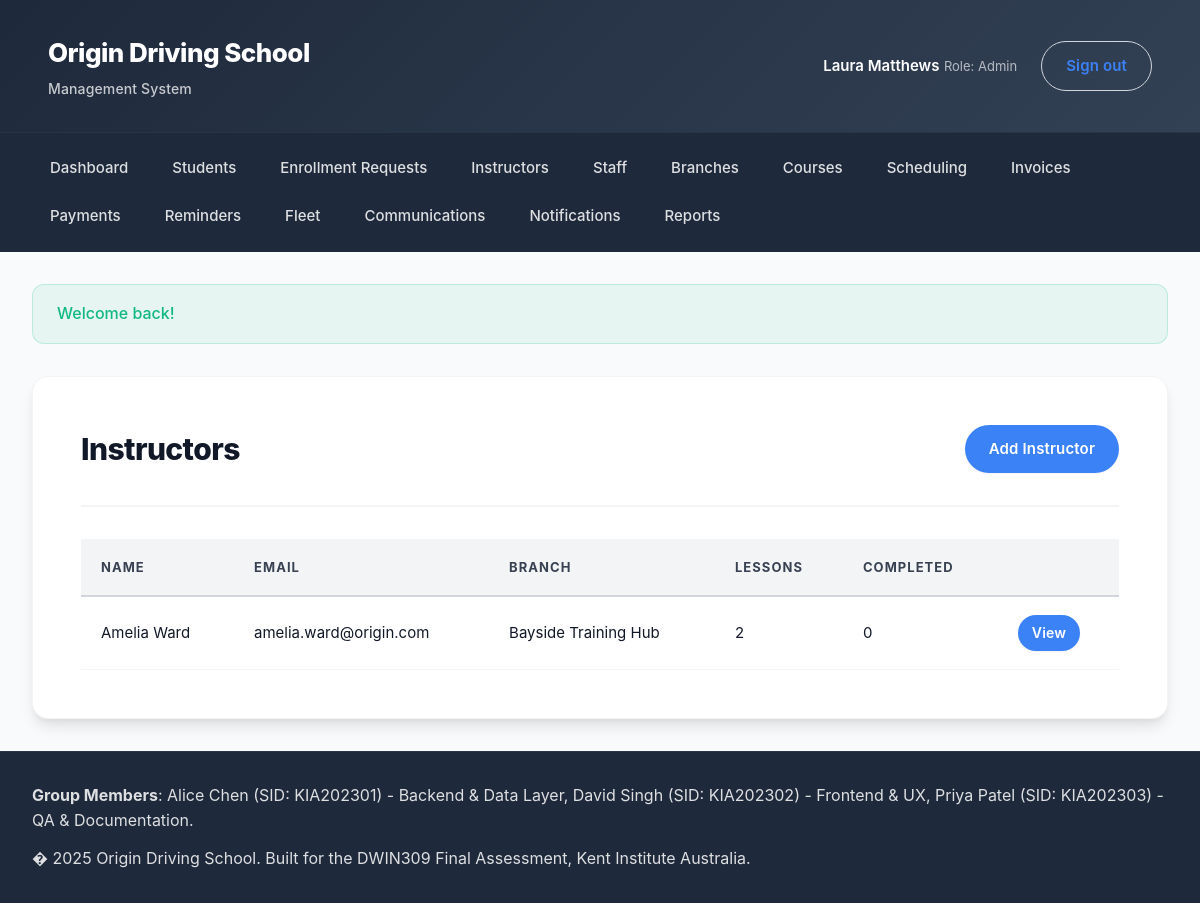
The app's page /index.php?page=instructors&action=index (signed in) with its own data.
### tables this page shows
CREATE TABLE instructors (
    id INT UNSIGNED AUTO_INCREMENT PRIMARY KEY,
    user_id INT UNSIGNED NOT NULL,
    branch_id INT UNSIGNED NULL,
    certification_number VARCHAR(80) NULL,
    accreditation_expiry DATE NULL,
    experience_years INT UNSIGNED DEFAULT 0,
    availability_notes TEXT NULL,
    bio TEXT NULL,
    rating DECIMAL(3,2) NULL,
    created_at DATETIME DEFAULT CURRENT_TIMESTAMP,
    updated_at DATETIME DEFAULT CURRENT_TIMESTAMP ON UPDATE CURRENT_TIMESTAMP,
    CONSTRAINT fk_instructors_user FOREIGN KEY (user_id) REFERENCES users(id) ON DELETE CASCADE,
    CONSTRAINT fk_instructors_branch FOREIGN KEY (branch_id) REFERENCES branches(id) ON DELETE SET NULL
);

CREATE TABLE users (
    id INT UNSIGNED AUTO_INCREMENT PRIMARY KEY,
    role ENUM('admin','staff','instructor','student') NOT NULL,
    first_name VARCHAR(80) NOT NULL,
    last_name VARCHAR(80) NOT NULL,
    email VARCHAR(160) NOT NULL UNIQUE,
    phone VARCHAR(32) NULL,
    password_hash VARCHAR(255) NOT NULL,
    status ENUM('active','archived') NOT NULL DEFAULT 'active',
    branch_id INT UNSIGNED NULL,
    created_at DATETIME DEFAULT CURRENT_TIMESTAMP,
    updated_at DATETIME DEFAULT CURRENT_TIMESTAMP ON UPDATE CURRENT_TIMESTAMP,
    CONSTRAINT fk_users_branch FOREIGN KEY (branch_id) REFERENCES branches(id) ON DELETE SET NULL
);

CREATE TABLE branches (
    id INT UNSIGNED AUTO_INCREMENT PRIMARY KEY,
    name VARCHAR(120) NOT NULL,
    address VARCHAR(255) NULL,
    city VARCHAR(80) NULL,
    state VARCHAR(50) NULL,
    postcode VARCHAR(12) NULL,
    phone VARCHAR(32) NULL,
    email VARCHAR(160) NULL,
    manager_name VARCHAR(120) NULL,
    opening_hours VARCHAR(160) NULL,
    created_at DATETIME DEFAULT CURRENT_TIMESTAMP,
    updated_at DATETIME DEFAULT CURRENT_TIMESTAMP ON UPDATE CURRENT_TIMESTAMP
);

### app/Core/View.php (called while the page is built, shortened)
<?php
class View
{
    public function render(string $template, array $data = [], string $layout = 'main'): void
    {
        $viewFile = __DIR__ . '/../Views/' . $template . '.php';
        extract($data);
        include $viewFile;
    }
}

### app/Core/Controller.php (called while the page is built, shortened)
<?php
abstract class Controller
{
    protected View $view;
    public function __construct()
    {
        $this->view = new View();
    }
    protected function render(string $template, array $data = [], string $layout = 'main'): void
    {
        $this->view->render($template, $data, $layout);
    }
}

### app/Controllers/InstructorsController.php (called while the page is built, shortened)
<?php
class InstructorsController extends Controller
{
    private InstructorModel $instructors;
    public function __construct()
    {
        $this->instructors = new InstructorModel();
    }
    public function indexAction(): void
    {
        $this->render('instructors/index', [
            'pageTitle' => 'Instructors',
            'instructors' => $this->instructors->all(),
        ]);
    }
}

### app/Core/Router.php (called while the page is built, shortened)
<?php
class Router
{
    public function dispatch(): void
    {
        $action = $_GET['action'] ?? 'index';
        $method = $action . 'Action';
        $controller = new $controllerClass();
        $controller->$method();
    }
}

### index.php (called while the page is built, shortened)
<?php
$router = new App\Core\Router();
$router->dispatch();

### app/Helpers/helpers.php (called while the page is built, shortened)
<?php
if (!function_exists('e')) {
    function e(string $value): string
    {
        return htmlspecialchars($value, ENT_QUOTES, 'UTF-8');
    }
}
if (!function_exists('route')) {
    function route(string $page, string $action = 'index', array $params = []): string
    {
        $query = array_merge(['page' => $page, 'action' => $action], $params);
        return 'index.php?' . http_build_query($query);
    }
}

### app/Core/Model.php (called while the page is built, shortened)
<?php
abstract class Model
{
    public function __construct()
    {
        $this->db = Database::connection();
    }
}

### app/Core/Database.php (called while the page is built, shortened)
<?php
class Database
{
    private static ?PDO $connection = null;
    public static function init(array $config): void
    {
        $dsn = sprintf(
            'mysql:host=%s;port=%d;dbname=%s;charset=%s',
            $config['host'],
            $config['port'],
            $config['database'],
            $config['charset'] ?? 'utf8mb4'
        );
        $options = [
            PDO::ATTR_ERRMODE => PDO::ERRMODE_EXCEPTION,
            PDO::ATTR_DEFAULT_FETCH_MODE => PDO::FETCH_ASSOC,
            PDO::ATTR_EMULATE_PREPARES => false,
        ];
        try {
            self::$connection = new PDO($dsn, $config['username'], $config['password'], $options);
        } catch (PDOException $exception) {
            error_log('Database connection failed: ' . $exception->getMessage());
            throw $exception;
        }
    }
    public static function connection(): PDO
    {
        return self::$connection;
    }
}

### app/Models/InstructorModel.php (called while the page is built, shortened)
<?php
class InstructorModel extends Model
{
    public function all(): array
    {
        $sql = 'SELECT i.*, u.first_name, u.last_name, u.email, u.phone, b.name AS branch_name,
                       (SELECT COUNT(*) FROM schedules s WHERE s.instructor_id = i.id AND s.event_type = "lesson") AS lesson_count,
                       (SELECT COUNT(*) FROM schedules s WHERE s.instructor_id = i.id AND s.status = "completed") AS completed_lessons
                FROM instructors i
                INNER JOIN users u ON u.id = i.user_id
                LEFT JOIN branches b ON b.id = i.branch_id
                ORDER BY u.first_name';
        $stmt = $this->db->query($sql);
        return $stmt->fetchAll();
    }
}

### app/Views/instructors/index.php (the view)
<section class="card">
    <div class="card-header">
        <h1>Instructors</h1>
        <a class="button" href="<?= route('instructors', 'create'); ?>">Add Instructor</a>
    </div>
    <table class="table">
        <thead>
            <tr>
                <th>Name</th>
                <th>Email</th>
                <th>Branch</th>
                <th>Lessons</th>
                <th>Completed</th>
                <th></th>
            </tr>
        </thead>
        <tbody>
            <?php if (empty($instructors)): ?>
                <tr><td colspan="6">No instructors recorded.</td></tr>
            <?php else: ?>
                <?php foreach ($instructors as $instructor): ?>
                    <tr>
                        <td><?= e($instructor['first_name'] . ' ' . $instructor['last_name']); ?></td>
                        <td><?= e($instructor['email'] ?? ''); ?></td>
                        <td><?= e($instructor['branch_name'] ?? ''); ?></td>
                        <td><?= e($instructor['lesson_count'] ?? 0); ?></td>
                        <td><?= e($instructor['completed_lessons'] ?? 0); ?></td>
                        <td><a class="button button-small" href="<?= route('instructors', 'view', ['id' => $instructor['id']]); ?>">View</a></td>
                    </tr>
                <?php endforeach; ?>
            <?php endif; ?>
        </tbody>
    </table>
</section>

### assets/css/style.css (style rules this page uses)
:root { --primary: #3b82f6; --primary-dark: #2563eb; --primary-light: #60a5fa; --accent: #f59e0b; --accent-dark: #d97706; --surface: #ffffff; --surface-elevated: #ffffff; --background: #f9fafb; --background-subtle: #f3f4f6; --border: #e5e7eb; --border-light: #f3f4f6; --border-medium: #d1d5db; --text: #111827; --text-medium: #374151; --text-muted: #6b7280; --text-subtle: #9ca3af; --success: #10b981; --success-light: #34d399; --danger: #ef4444; --danger-light: #f87171; --warning: #f59e0b; --warning-light: #fbbf24; --info: #3b82f6; --info-light: #60a5fa; --radius-sm: 8px; --radius-md: 12px; --radius-lg: 16px; --radius-xl: 20px; --radius-full: 9999px; --shadow-sm: 0 1px 2px 0 rgba(0, 0, 0, 0.05); --shadow: 0 4px 6px -1px rgba(0, 0, 0, 0.1), 0 2px 4px -1px rgba(0, 0, 0, 0.06); --shadow-md: 0 10px 15px -3px rgba(0, 0, 0, 0.1), 0 4px 6px -2px rgba(0, 0, 0, 0.05); --shadow-lg: 0 20px 25px -5px rgba(0, 0, 0, 0.1), 0 10px 10px -5px rgba(0, 0, 0, 0.04); --shadow-xl: 0 25px 50px -12px rgba(0, 0, 0, 0.25); --space-xs: 0.5rem; --space-sm: 0.75rem; --space-md: 1rem; --space-lg: 1.5rem; --space-xl: 2rem; --space-2xl: 3rem; --transition-fast: 150ms cubic-bezier(0.4, 0, 0.2, 1); --transition-base: 200ms cubic-bezier(0.4, 0, 0.2, 1); --transition-slow: 300ms cubic-bezier(0.4, 0, 0.2, 1); font-size: 16px; }
* { box-sizing: border-box; margin: 0; padding: 0; }
body { font-family: -apple-system, BlinkMacSystemFont, "Inter", "Segoe UI", Roboto, "Helvetica Neue", Arial, sans-serif; color: var(--text); background: var(--background); line-height: 1.6; -webkit-font-smoothing: antialiased; -moz-osx-font-smoothing: grayscale; font-weight: 400; }
h1, h2, h3, h4, h5, h6 { line-height: 1.2; font-weight: 700; color: var(--text); }
h1 { font-size: 2.25rem; letter-spacing: -0.025em; font-weight: 800; }
a { color: var(--primary); text-decoration: none; transition: color var(--transition-fast); }
.button { display: inline-flex; align-items: center; justify-content: center; gap: var(--space-xs); padding: 0.75rem 1.5rem; border-radius: var(--radius-full); border: none; background: var(--primary); color: #ffffff; font-weight: 600; font-size: 0.9375rem; cursor: pointer; transition: all var(--transition-base); box-shadow: var(--shadow-sm); white-space: nowrap; letter-spacing: 0.01em; }
.button-small { padding: 0.4rem 0.875rem; font-size: 0.875rem; }
.app-shell { min-height: 100vh; display: grid; grid-template-rows: auto auto 1fr auto; }
.card { background: var(--surface); border-radius: var(--radius-lg); box-shadow: var(--shadow-md); padding: var(--space-2xl); border: 1px solid var(--border-light); transition: all var(--transition-base); }
.card-header { display: flex; justify-content: space-between; align-items: center; gap: var(--space-lg); margin-bottom: var(--space-xl); padding-bottom: var(--space-xl); border-bottom: 2px solid var(--border-light); }
.card-header h1, .card-header h2 { margin: 0; font-weight: 800; letter-spacing: -0.02em; }
.card-header h1 { font-size: 1.875rem; }
.card-header .button { margin-left: auto; }
.table { width: 100%; border-collapse: collapse; font-size: 0.9375rem; }
.table th, .table td { padding: 1.125rem 1.25rem; border-bottom: 1px solid var(--border-light); text-align: left; }
.table thead th { text-transform: uppercase; font-size: 0.8125rem; letter-spacing: 0.08em; color: var(--text-medium); font-weight: 700; background: var(--background-subtle); border-bottom: 2px solid var(--border-medium); }
.table tbody tr { transition: background var(--transition-fast); }

### records on screen
instructors: user.last_name "Amelia Ward", user.email "amelia.ward@origin.com", branch.name "Bayside Training Hub", lesson_count "2", completed_lessons "0"

### other values on screen
$user['first_name'] . ' ' . $user['last_name'] "Laura Matthews"
$user['role'] "Admin"
$item['label'] "Dashboard"
$item['label'] "Students"
$item['label'] "Enrollment Requests"
$item['label'] "Instructors"
$item['label'] "Staff"
$item['label'] "Branches"
$item['label'] "Courses"
$item['label'] "Scheduling"
$item['label'] "Invoices"
$item['label'] "Payments"
$item['label'] "Reminders"
$item['label'] "Fleet"
$item['label'] "Communications"
